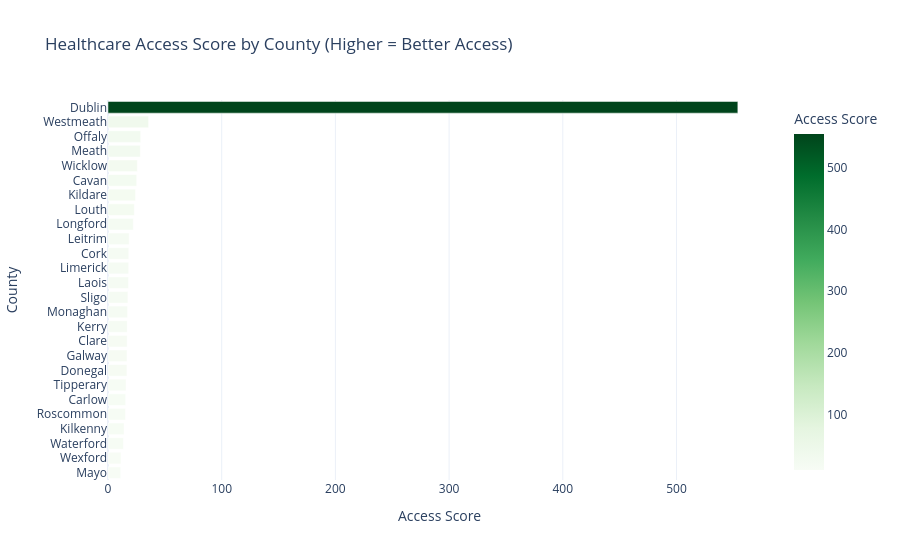

This figure's notebook cell:
### Code cell
# Figure 2 — Access score by county (bar chart)
fig2 = px.bar(
    access_df.sort_values('access_score', ascending=True),
    x='access_score', y='county', orientation='h',
    color='access_score', color_continuous_scale='Greens',
    title='Healthcare Access Score by County (Higher = Better Access)',
    labels={'access_score': 'Access Score', 'county': 'County'},
    template='plotly_white'
)
fig2.write_html(str(OUT_DIR / 'fig2_access_score.html'))
fig2.show()
print('Figure 2 saved.')

### Figure 1 — Plotly figure (JSON) as saved in the notebook; plotly's stock layout.template omitted (floating-point values rounded to 4 significant figures)
{"data": [{"hovertemplate": "Access Score=%{marker.color}<br>County=%{y}<extra></extra>", "legendgroup": "", "marker": {"color": [11.19, 11.42, 13.48, 14.13, 15.37, 15.52, 15.87, 16.58, 16.72, 16.81, 16.88, 17.19, 17.47, 18.02, 18.17, 18.26, 18.56, 22.23, 23.1, 24.21, 25.24, 25.79, 28.43, 28.73, 35.73, 554.0], "coloraxis": "coloraxis", "pattern": {"shape": ""}}, "name": "", "orientation": "h", "showlegend": false, "textposition": "auto", "type": "bar", "x": [11.19, 11.42, 13.48, 14.13, 15.37, 15.52, 15.87, 16.58, 16.72, 16.81, 16.88, 17.19, 17.47, 18.02, 18.17, 18.26, 18.56, 22.23, 23.1, 24.21, 25.24, 25.79, 28.43, 28.73, 35.73, 554.0], "xaxis": "x", "y": ["Mayo", "Wexford", "Waterford", "Kilkenny", "Roscommon", "Carlow", "Tipperary", "Donegal", "Galway", "Clare", "Kerry", "Monaghan", "Sligo", "Laois", "Limerick", "Cork", "Leitrim", "Longford", "Louth", "Kildare", "Cavan", "Wicklow", "Meath", "Offaly", "Westmeath", "Dublin"], "yaxis": "y"}], "layout": {"barmode": "relative", "coloraxis": {"colorbar": {"title": {"text": "Access Score"}}, "colorscale": [[0, "rgb(247,252,245)"], [0.125, "rgb(229,245,224)"], [0.25, "rgb(199,233,192)"], [0.375, "rgb(161,217,155)"], [0.5, "rgb(116,196,118)"], [0.625, "rgb(65,171,93)"], [0.75, "rgb(35,139,69)"], [0.875, "rgb(0,109,44)"], [1, "rgb(0,68,27)"]]}, "legend": {"tracegroupgap": 0}, "title": {"text": "Healthcare Access Score by County (Higher = Better Access)"}, "xaxis": {"anchor": "y", "domain": [0, 1], "title": {"text": "Access Score"}}, "yaxis": {"anchor": "x", "domain": [0, 1], "title": {"text": "County"}}}}
